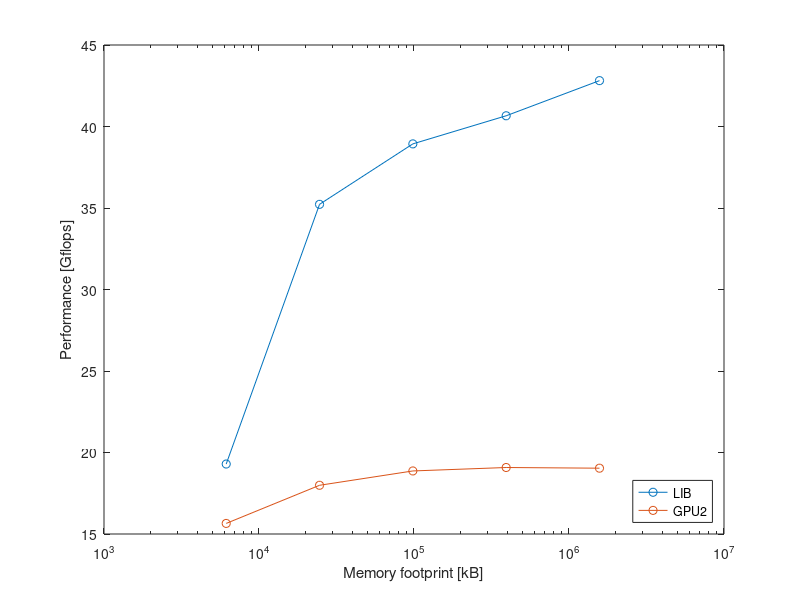

MATLAB code to generate this figure:
clear; close all;
data = importdata('lib.txt');

A = [zeros(size(data.rowheaders)) data.data];
B = unique(data.textdata);

for i = 1:length(data.textdata)
    A(i,1) = find(strcmp(B,data.textdata{i}));
end

I = false(length(A),length(B));
for i = 1:length(B)
    I(:,i) = A(:,1) == i;
end

data = importdata('gpu2.txt');

C = [zeros(size(data.rowheaders)) data.data];
D = unique(data.textdata);

for i = 1:length(data.textdata)
    C(i,1) = find(strcmp(D,data.textdata{i}));
end

I = false(length(C),length(D));
for i = 1:length(D)
    I(:,i) = C(:,1) == i;
end
A(1:5,3) = A(1:5,3)/1000;
C(1:5,3) = C(1:5,3)/1000;
semilogx(A(1:5,2), A(1:5,3),'-o');
hold on
semilogx(C(1:5,2),C(1:5,3),'-o');

xlabel('Memory footprint [kB]'); ylabel('Performance [Gflops]');
legend('LIB','GPU2','Location','southeast');
print('gpu2_lib','-dpng')